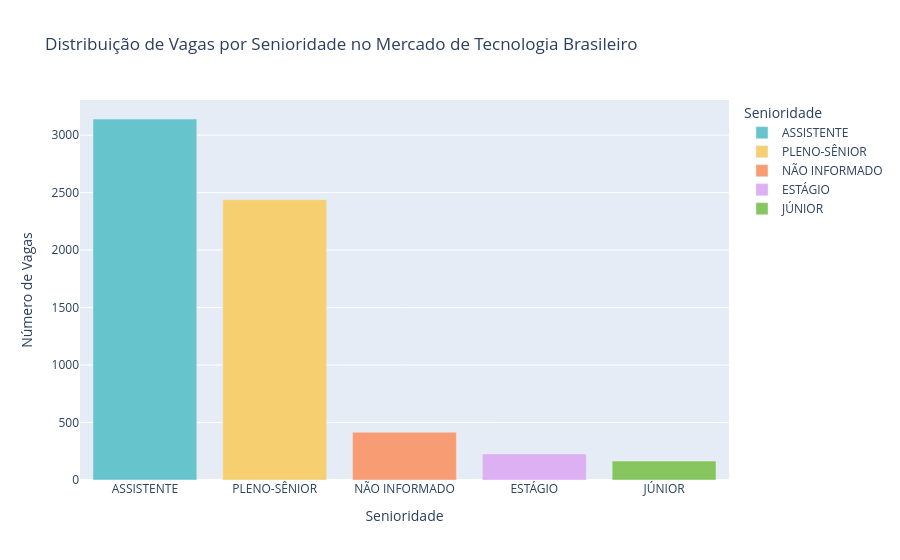

This figure's notebook cell:
### Code cell
# Distribuição de Vagas por Senioridade
# Primeiro criamos um DataFrame com as contagens
contagens = df["Senioridade"].value_counts().reset_index()
contagens.columns = ["Senioridade", "Contagem"]  # Renomeando as colunas para maior clareza

# Criando o gráfico
fig = px.bar(contagens, 
             x="Senioridade", 
             y="Contagem",
             labels={"Categoria": "Senioridade", "Contagem": "Número de Vagas"},
             title="Distribuição de Vagas por Senioridade no Mercado de Tecnologia Brasileiro",
             color="Senioridade",  # Adiciona cores diferentes para cada Senioridade
             color_discrete_sequence=px.colors.qualitative.Pastel)

fig.update_layout(xaxis_title="Senioridade", 
                 yaxis_title="Número de Vagas",
                 xaxis={'categoryorder':'total descending'})  # Ordena Senioridade por contagem
fig.show()

### Figure 1 — Plotly figure (JSON) as saved in the notebook; plotly's stock layout.template omitted (floating-point values rounded to 4 significant figures)
{"data": [{"alignmentgroup": "True", "hovertemplate": "Senioridade=%{x}<br>Número de Vagas=%{y}<extra></extra>", "legendgroup": "ASSISTENTE", "marker": {"color": "rgb(102, 197, 204)", "pattern": {"shape": ""}}, "name": "ASSISTENTE", "offsetgroup": "ASSISTENTE", "orientation": "v", "showlegend": true, "textposition": "auto", "type": "bar", "x": ["ASSISTENTE"], "xaxis": "x", "y": [3141], "yaxis": "y"}, {"alignmentgroup": "True", "hovertemplate": "Senioridade=%{x}<br>Número de Vagas=%{y}<extra></extra>", "legendgroup": "PLENO-SÊNIOR", "marker": {"color": "rgb(246, 207, 113)", "pattern": {"shape": ""}}, "name": "PLENO-SÊNIOR", "offsetgroup": "PLENO-SÊNIOR", "orientation": "v", "showlegend": true, "textposition": "auto", "type": "bar", "x": ["PLENO-SÊNIOR"], "xaxis": "x", "y": [2439], "yaxis": "y"}, {"alignmentgroup": "True", "hovertemplate": "Senioridade=%{x}<br>Número de Vagas=%{y}<extra></extra>", "legendgroup": "NÃO INFORMADO", "marker": {"color": "rgb(248, 156, 116)", "pattern": {"shape": ""}}, "name": "NÃO INFORMADO", "offsetgroup": "NÃO INFORMADO", "orientation": "v", "showlegend": true, "textposition": "auto", "type": "bar", "x": ["NÃO INFORMADO"], "xaxis": "x", "y": [416], "yaxis": "y"}, {"alignmentgroup": "True", "hovertemplate": "Senioridade=%{x}<br>Número de Vagas=%{y}<extra></extra>", "legendgroup": "ESTÁGIO", "marker": {"color": "rgb(220, 176, 242)", "pattern": {"shape": ""}}, "name": "ESTÁGIO", "offsetgroup": "ESTÁGIO", "orientation": "v", "showlegend": true, "textposition": "auto", "type": "bar", "x": ["ESTÁGIO"], "xaxis": "x", "y": [227], "yaxis": "y"}, {"alignmentgroup": "True", "hovertemplate": "Senioridade=%{x}<br>Número de Vagas=%{y}<extra></extra>", "legendgroup": "JÚNIOR", "marker": {"color": "rgb(135, 197, 95)", "pattern": {"shape": ""}}, "name": "JÚNIOR", "offsetgroup": "JÚNIOR", "orientation": "v", "showlegend": true, "textposition": "auto", "type": "bar", "x": ["JÚNIOR"], "xaxis": "x", "y": [165], "yaxis": "y"}], "layout": {"barmode": "relative", "legend": {"title": {"text": "Senioridade"}, "tracegroupgap": 0}, "title": {"text": "Distribuição de Vagas por Senioridade no Mercado de Tecnologia Brasileiro"}, "xaxis": {"anchor": "y", "categoryarray": ["ASSISTENTE", "PLENO-SÊNIOR", "NÃO INFORMADO", "ESTÁGIO", "JÚNIOR"], "categoryorder": "total descending", "domain": [0, 1], "title": {"text": "Senioridade"}}, "yaxis": {"anchor": "x", "domain": [0, 1], "title": {"text": "Número de Vagas"}}}}
